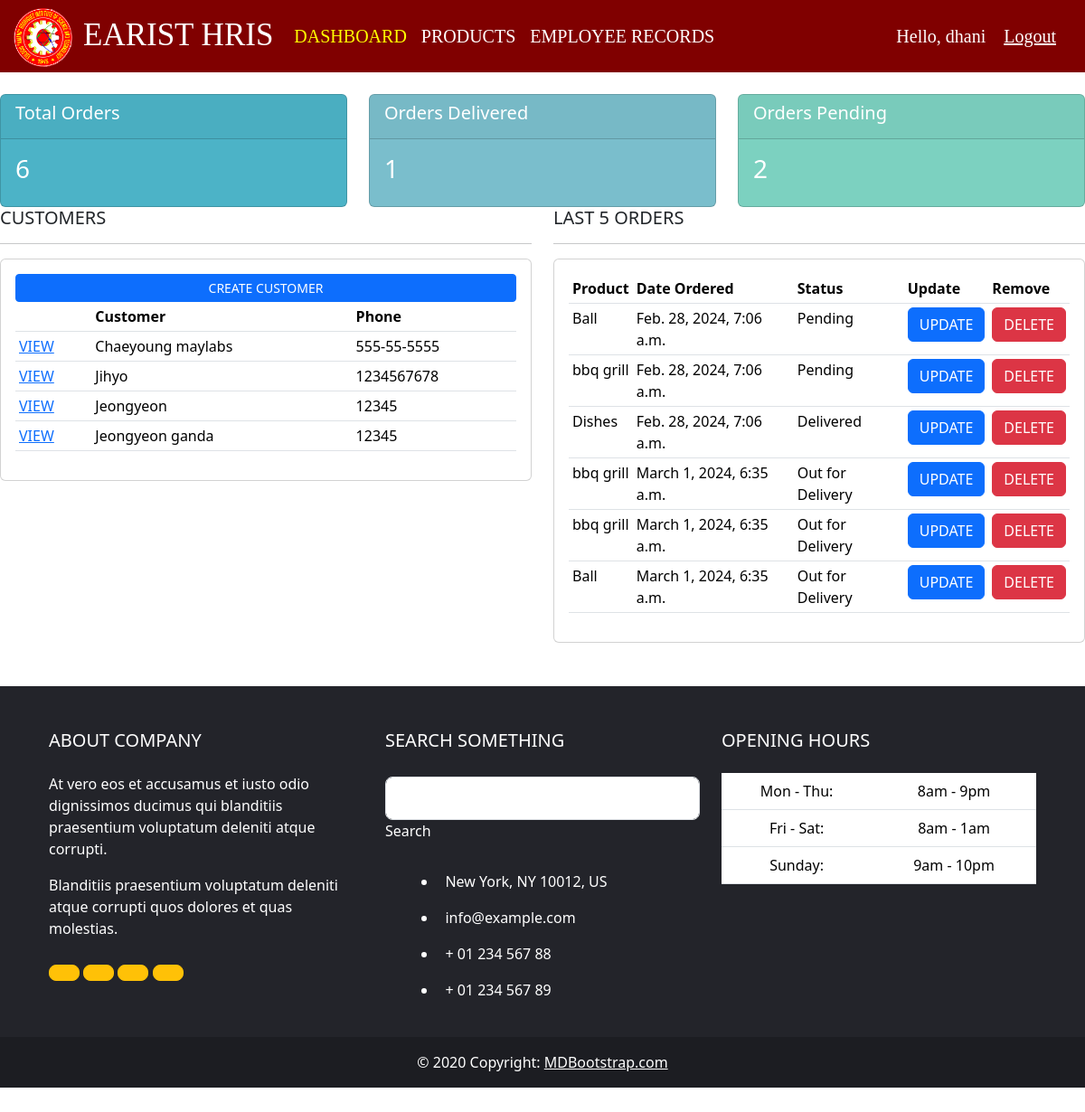
The app's page / (signed in), older data.
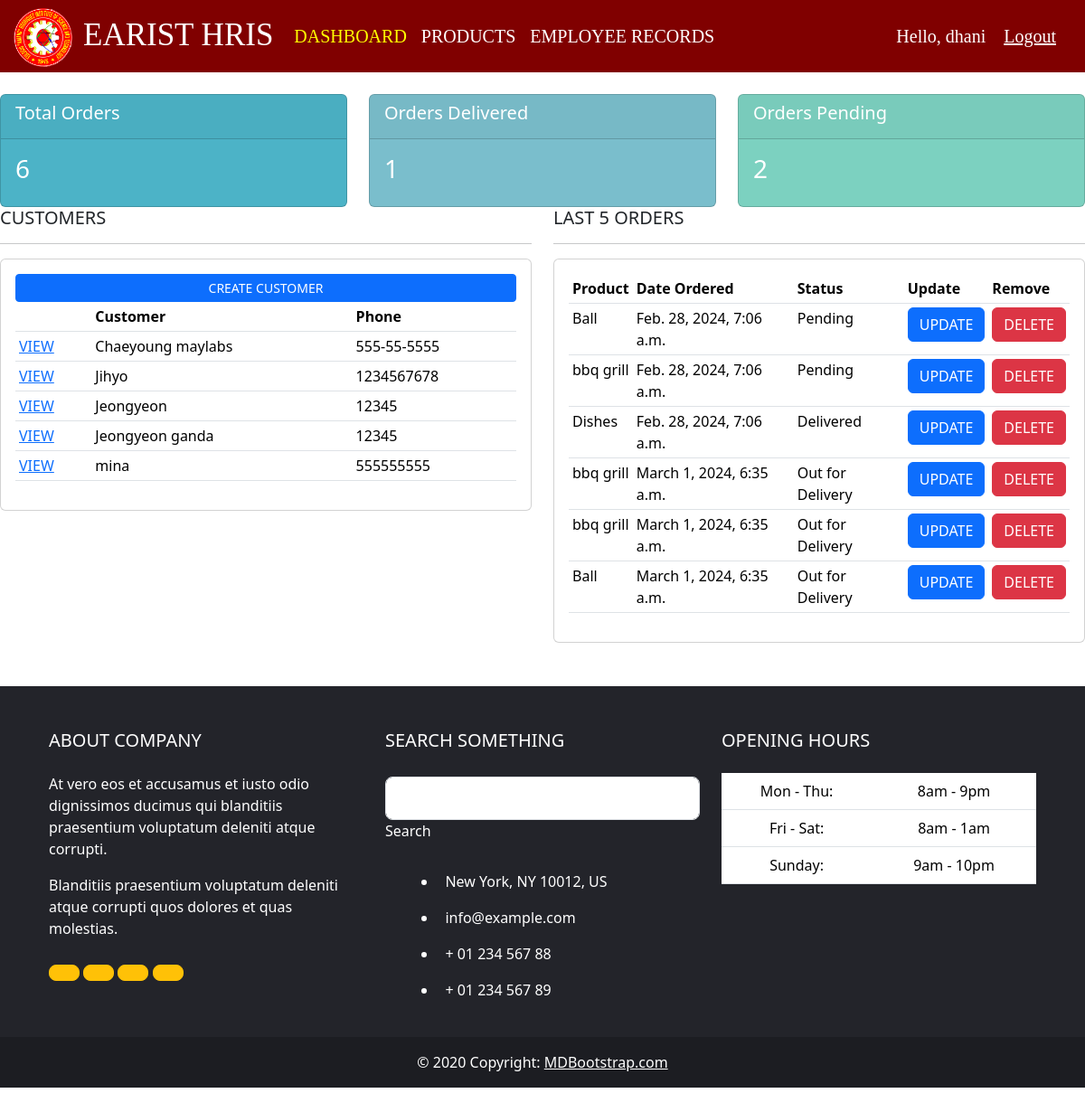
The same page, newer data.
### accounts/models.py (models this page shows, shortened)
class Customer(models.Model):
    user = models.OneToOneField(User, null=True, blank=True, on_delete=models.CASCADE)
    name = models.CharField(max_length = 200, null= True)
    phone = models.CharField(max_length = 200, null= True)
    email = models.CharField(max_length = 200, null= True)
    profile_pic = models.ImageField(default="Default_pfp.jpg", null=True, blank=True)
    date_created = models.DateTimeField(auto_now_add=True, null= True)

class Order(models.Model):
    STATUS = (
            ('Pending', 'Pending'),
            ('Out for Delivery','Out for Delivery'),
            ('Delivered', 'Delivered'),
             )
    customer = models.ForeignKey(Customer, null=True, on_delete= models.SET_NULL)
    product = models.ForeignKey(Product, null=True, on_delete= models.SET_NULL)
    date_created = models.DateTimeField(auto_now_add=True, null= True)
    status = models.CharField(max_length = 200, null=True, choices=STATUS)
    note = models.CharField(max_length = 1000, null=True)

class Product(models.Model):
    CATEGORY = (
            ('Indoor', 'Indoor'),
            ('Out Door','Out Door'),
             )
    name = models.CharField(max_length = 200, null= True)
    price = models.FloatField(null=True)
    category = models.CharField(max_length = 200, null= True, choices = CATEGORY)
    description = models.CharField(max_length = 200, null= True, blank = True)
    date_created = models.DateTimeField(auto_now_add=True, null= True)
    tags = models.ManyToManyField(Tag)
    def __str__(self):
        return self.name

### accounts/decorators.py (the view)
    def wrapper_func(request, *args, **kwargs):
            group = None
            if request.user.groups.exists():
                group = request.user.groups.all()[0].name
            if group == 'customer':
                return redirect('user-page')
            if group == 'admin':
                return view_func(request, *args, **kwargs)

### accounts/views.py (called while the page is built)
@login_required(login_url='login')
@admin_only
def home(request):
    orders = Order.objects.all()
    customers = Customer.objects.all()
    total_customers = customers.count()
    total_orders = orders.count()
    delivered = orders.filter(status='Delivered').count()
    pending = orders.filter(status='Pending').count()
    context = {'orders':orders, 'customers':customers,
    'total_orders':total_orders, 'delivered': delivered,
    'pending': pending }
    return render(request, 'accounts/dashboard.html', context)

### accounts/templates/accounts/dashboard.html
{% extends "accounts/base.html" %}
{% block content %}
{% include 'accounts/status.html' %}
<div class="row">
    <div class="col md-5">
        <h5>CUSTOMERS</h5>
        <hr>
        <div class="card card-body">
            <a href="" class="btn btn-primary btn-sm btn-block">
                CREATE CUSTOMER
            </a>
            <table class="table table-sm">
                <tr>
                    <th></th>
                    <th>Customer</th>
                    <th>Phone</th>
                </tr>
                {% for customer in customers  %}
                <tr>
                    <td><a href="{% url 'customer' customer.id %}" class="">VIEW</a></td>
                    <td>{{customer.name}}</td>
                    <td>{{customer.phone}}</td>
                </tr>
                {% endfor %}
            </table>
        </div>
    </div>
    <div class="col md-7">
        <h5>LAST 5 ORDERS</h5>
        <hr>
        <div class="card card-body">
            <table class="table table-sm">
                <tr>
                    <th>Product</th>
                    <th>Date Ordered</th>
                    <th>Status</th>
                    <th>Update</th>
                    <th>Remove</th>
                </tr>
                {% for order in orders  %}
                <tr>
                    <td>{{order.product}}</td>
                    <td>{{order.date_created}}</td>
                    <td>{{order.status}}</td>
                    <td><a href="{% url 'update_order' order.id %}" class="btn btn-primary">UPDATE</a></td>
                    <td><a href="{% url 'delete_order' order.id %}" class="btn btn-danger">DELETE</a></td>
                </tr>
                {% endfor %}
            </table>
        </div>
    </div>
</div>
{% endblock  %}

### accounts/templates/accounts/base.html (shortened to what this page needs)
{% load static %}
<!doctype html>
<html lang="en">
  <head>
    <link href="https://cdn.jsdelivr.net/npm/bootstrap@5.3.3/dist/css/bootstrap.min.css" rel="stylesheet">
    <link rel="stylesheet" href=" {% static './css/style.css' %} ">
  </head>
  <body>
{% include 'accounts/navbar.html' %}
{% block content %}
{% endblock  %}
    {% include 'accounts/footer.html' %}
    </body>
</html>

### accounts/templates/accounts/navbar.html (shortened to what this page needs)
{% load static %}
  <nav class="navbar navbar-expand-lg">
    <div class="container-fluid">
      <img src="{% static './images/earist-logo.png' %}" alt="" width="70" height="70">
      <h3 class="brand">EARIST HRIS</h3>
      <div class="collapse navbar-collapse" id="navbarSupportedContent">
        <ul class="navbar-nav ">
          {% if request.user.is_staff %}
          <li class="nav-item">
            <a class="nav-link active" aria-current="page" href="{% url 'home' %}">DASHBOARD</a>
          </li>
          <li class="nav-item">
            <a class="nav-link" href="{% url 'products' %}">PRODUCTS</a>
          </li>
          <li class="nav-item dropdown">
            <a class="nav-link dropdown-toggle" href="#" role="button" data-bs-toggle="dropdown" aria-expanded="true">
              EMPLOYEE RECORDS
            </a>
          </li>
          {% else %}
          <li class="nav-item">
            <a class="nav-link active" aria-current="page" href="{% url 'account' %}">SETTINGS</a>
          </li>
          {% endif %}
        </ul>
      </div>
          <span class="hello-msg"> Hello, {{request.user}}</span>
       <span><a href="{% url 'logout' %}" class="hello-msg">Logout</a></span>
      </div>
  </nav>

### accounts/templates/accounts/status.html
<div class="">
    <br>
<div class="row">
    <div class="col">
        <div class="col-md">
            <div class="card text-cent text-white mb3" id="total-orders">
                <div class="card-header">
                    <h5 class="card-title">Total Orders</h5>
                </div>
                <div class="card-body">
                    <h3 class="card-title">{{total_orders}}</h3>
                </div>
            </div>
        </div>
    </div>
    <div class="col">
        <div class="col-md">
            <div class="card text-cent text-white mb3" id="orders-delivered">
                <div class="card-header">
                    <h5 class="card-title">Orders Delivered</h5>
                </div>
                <div class="card-body">
                    <h3 class="card-title">{{delivered}}</h3>
                </div>
            </div>
        </div>
    </div>
    <div class="col">
        <div class="col-md">
            <div class="card text-cent text-white mb3" id="orders-pending">
                <div class="card-header">
                    <h5 class="card-title">Orders Pending</h5>
                </div>
                <div class="card-body">
                    <h3 class="card-title">{{pending}}</h3>
                </div>
            </div>
        </div>
    </div>
</div>
</div>

### accounts/templates/accounts/footer.html (shortened to what this page needs)
<div class=" my-5">
    <footer class="text-white text-center text-lg-start" style="background-color: #23242a;">
      <div class="container p-4">
        <div class="row mt-4">
          <div class="col-lg-4 col-md-12 mb-4 mb-md-0">
            <h5 class="text-uppercase mb-4">About company</h5>
            <p>
              At vero eos et accusamus et iusto odio dignissimos ducimus qui blanditiis praesentium
              voluptatum deleniti atque corrupti.
            </p>
            <p>
              Blanditiis praesentium voluptatum deleniti atque corrupti quos dolores et quas
              molestias.
            </p>
            <div class="mt-4">
              <a type="button" class="btn btn-floating btn-warning btn-lg"></a>
              <a type="button" class="btn btn-floating btn-warning btn-lg"></a>
              <a type="button" class="btn btn-floating btn-warning btn-lg"></a>
              <a type="button" class="btn btn-floating btn-warning btn-lg"></a>
            </div>
          </div>
          <div class="col-lg-4 col-md-6 mb-4 mb-md-0">
            <h5 class="text-uppercase mb-4 pb-1">Search something</h5>
            <div class="form-outline form-white mb-4">
              <input type="text" id="formControlLg" class="form-control form-control-lg">
              <label class="form-label" for="formControlLg" style="margin-left: 0px;">Search</label>
            <div class="form-notch"><div class="form-notch-leading" style="width: 9px;"></div><div class="form-notch-middle" style="width: 48.8px;"></div><div class="form-notch-trailing"></div></div></div>
            <ul class="fa-ul" style="margin-left: 1.65em;">
              <li class="mb-3">
                <span class="fa-li"></span><span class="ms-2">New York, NY 10012, US</span>
              </li>
              <li class="mb-3">
                <span class="fa-li"></span><span class="ms-2">info@example.com</span>
              </li>
              <li class="mb-3">
                <span class="fa-li"></span><span class="ms-2">+ 01 234 567 88</span>
              </li>
              <li class="mb-3">
                <span class="fa-li"></span><span class="ms-2">+ 01 234 567 89</span>
              </li>
            </ul>
          </div>
          <div class="col-lg-4 col-md-6 mb-4 mb-md-0">
            <h5 class="text-uppercase mb-4">Opening hours</h5>
            <table class="table text-center text-white">
              <tbody class="font-weight-normal">
                <tr>
                  <td>Mon - Thu:</td>
                  <td>8am - 9pm</td>
                </tr>
                <tr>
                  <td>Fri - Sat:</td>
                  <td>8am - 1am</td>
                </tr>
                <tr>
                  <td>Sunday:</td>
                  <td>9am - 10pm</td>
                </tr>
              </tbody>
            </table>
          </div>
        </div>
      </div>
      <div class="text-center p-3" style="background-color: rgba(0, 0, 0, 0.2);">
        © 2020 Copyright:
        <a class="text-white" href="https://mdbootstrap.com/">MDBootstrap.com</a>
      </div>
    </footer>
  </div>

### static/css/style.css (style rules this page uses)
#total-orders { background-color: #4cb3c7; }
#orders-delivered { background-color: #7abecc; }
#orders-pending { background-color: #7CD1C0; }
.navbar { background-color: maroon; height: 80px; }
.brand { color: white !important; font-family: 'Poppins';font-size: 35px; }
.nav-link { transition: all 0.2; color: white; font-family: 'Poppins';font-size: 20px; }
.hello-msg { color:white; font-family: 'Poppins';font-size: 20px; margin-right: 20px; }
.nav-link::after { content: ''; opacity: 0; transition: all 0.2; width: 100%; background-color: yellow; bottom: 0; left: 0; }
.navbar-nav .active { color: yellow !important; }

### accounts/templates/accounts/navbar.html (style rules this page uses)
.brand { color: white !important; font-family: 'Poppins';font-size: auto; padding-top: 5px; padding-left: 10px; padding-right: 15px; }

Row changes from the older to the newer data that the page shows:
added Customer: name "mina", phone "555555555"
